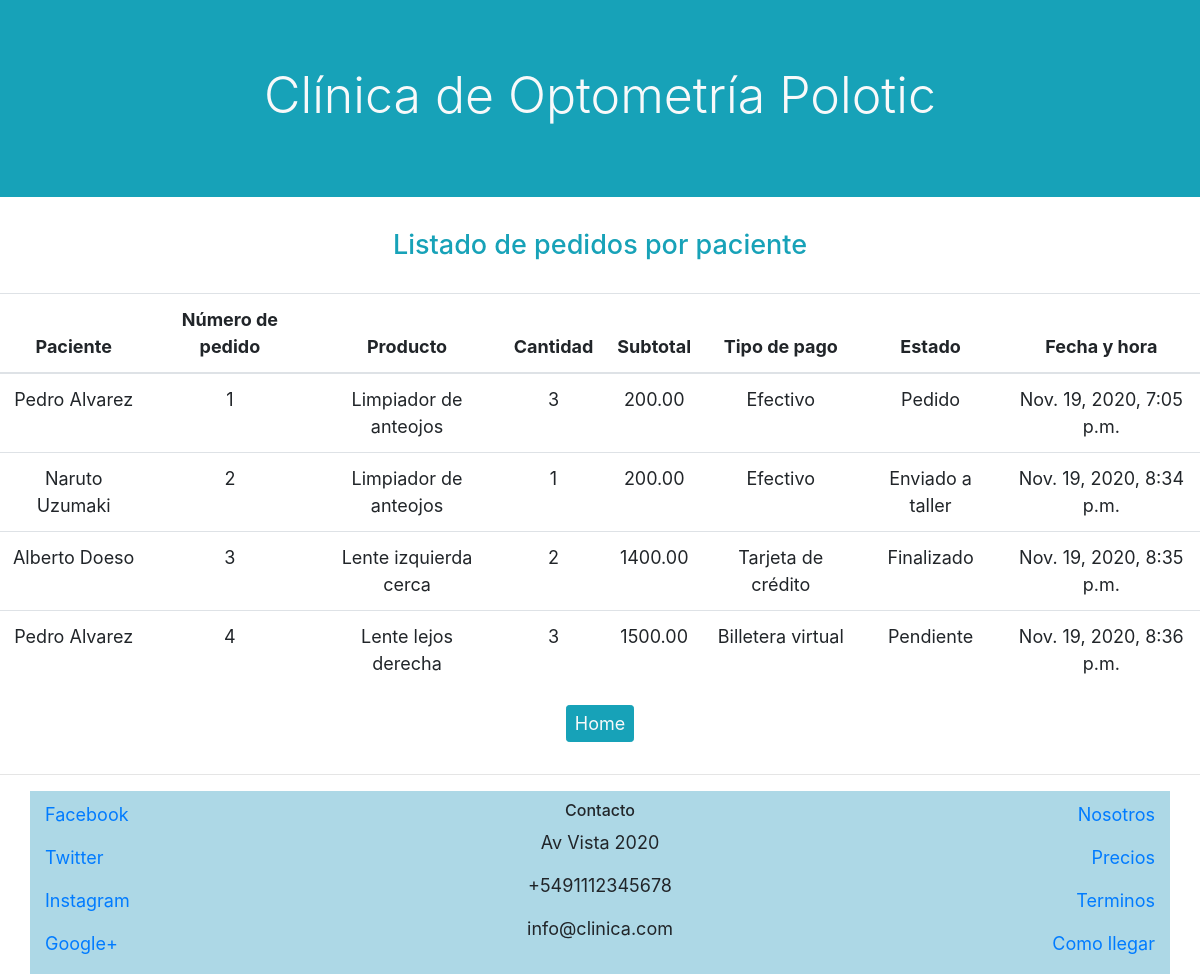
Page /pedidos on the earlier database version.
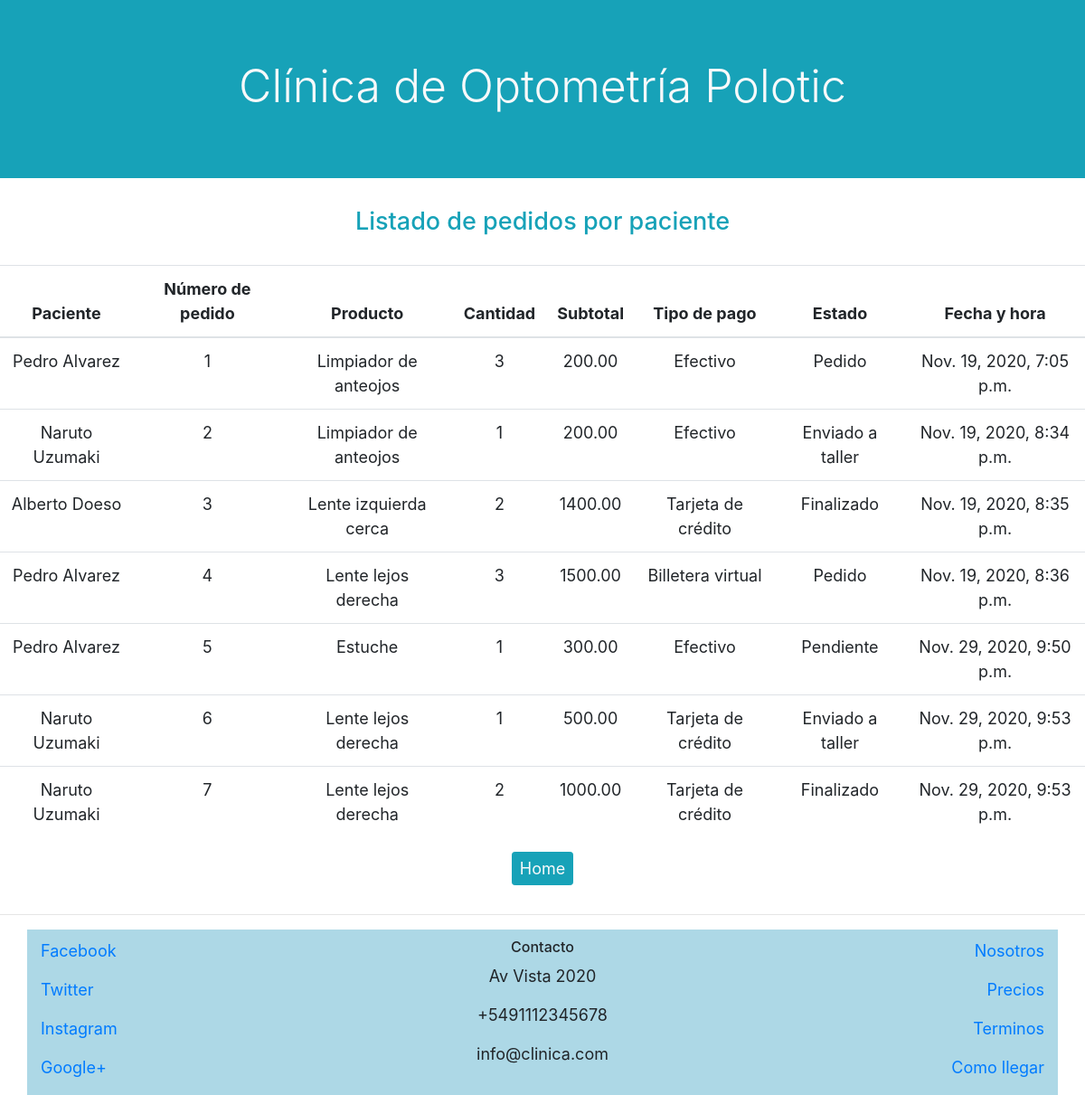
Same page on the later database version.
### clinica/models.py (models this page shows, shortened)
class Pedido(models.Model):
    vendedor = models.ForeignKey(Vendedor, on_delete=models.RESTRICT, related_name="vendedor_pedido")
    paciente = models.ForeignKey(Paciente, on_delete=models.RESTRICT, related_name="paciente_producto")
    producto = models.ForeignKey(Producto, on_delete=models.RESTRICT, related_name="producto_pedido")
    cantidad = models.IntegerField()
    subtotal = models.DecimalField(decimal_places=2, max_digits=10)
    tipo_de_pago = models.ForeignKey(FormaDePago, on_delete=models.RESTRICT, related_name="forma_de_pago")
    estado = models.ForeignKey(EstadoPedido, on_delete=models.RESTRICT, related_name="estado_de_pedido", default='1')
    fecha_y_hora = models.DateTimeField(auto_now_add = True)

class Paciente(models.Model):
    nombre = models.CharField(max_length=64)
    apellido = models.CharField(max_length=64)
    medico = models.ForeignKey(Medico, on_delete=models.RESTRICT, related_name="medico_asignado")
    def __str__(self):
        return f"{self.nombre} {self.apellido}"

class Producto(models.Model):
    nombre_producto = models.CharField(max_length=64)
    precio = models.DecimalField(decimal_places=2, max_digits=5)
    lejos_cerca = models.ForeignKey(LejosCerca, on_delete=models.RESTRICT, related_name="lejos_o_cerca")
    izquierda_derecha = models.ForeignKey(IzquierdaDerecha, on_delete=models.RESTRICT, related_name="izquierda_o_derecha")
    armazon = models.ForeignKey(Armazon, on_delete=models.RESTRICT, related_name="incluye_armazon")

class FormaDePago(models.Model):
    nombre = models.CharField(max_length=64)
    def __str__(self):
        return f"{self.nombre}"

class EstadoPedido(models.Model):
    nombre = models.CharField(max_length=64)
    def __str__(self):
        return f"{self.nombre}"

### clinica/views.py (the view, shortened to what this page needs)
# urls.py: path("pedidos", views.pedidos, name = "pedidos"),
def pedidos(request):
    ahora = datetime.now()
    pedidos= Pedido.objects.all()
    return render(request,"clinica/pedidos.html", {
        "titulo": "Listado de pedidos por paciente",
        "pedidos": pedidos,
        "form": FormFiltroSemanaMes
        })

### clinica/templates/clinica/pedidos.html (shortened to what this page needs)
{% extends "clinica/layout.html" %}
{% block body %}
<h4 class = "text-info text-center pb-3">{{titulo}}</h4>
<div class="table-responsive mt-3">
  <table class="table" id ="tabla">
    <thead>
    <tr>
      <th class="text-center" scope="col">Paciente</th>
      <th class="text-center" scope="col">Número de pedido</th>
      <th class="text-center" scope="col">Producto</th>
      <th class="text-center" scope="col">Cantidad</th>
      <th class="text-center" scope="col">Subtotal</th>
      <th class="text-center" scope="col">Tipo de pago</th>
      <th class="text-center" scope="col">Estado</th>
      <th class="text-center" scope="col">Fecha y hora</th>
    </tr>
  </thead>
  <tbody>
{% for pedido in pedidos %}
<tr>
 <td class="text-center">{{pedido.paciente}}</td> <td class="text-center"> {{pedido.id}}</td> <td class="text-center"> {{pedido.producto.nombre_producto}}</td> <td class="text-center"> {{pedido.cantidad}}</td> <td class="text-center"> {{pedido.subtotal}}</td>
 <td class="text-center">{{pedido.tipo_de_pago}}</td> <td class="text-center"> {{pedido.estado}}</td> <td class="text-center"> {{pedido.fecha_y_hora}}</td>
</tr>
{% endfor %}
</table>
<div class="d-flex align-items-center">
<a class="btn btn-info text-light btn-sm mb-3 mx-auto" href="{% url 'usuarios:index' %}">Home</a>
</div>
</div>
{% endblock %}

Differences in the rows shown:
changed Pedido "Nov. 19, 2020, 8:36 p.m.": estado "Pendiente" → "Pedido"
added Pedido: paciente "Pedro Alvarez", id "5", producto.nombre_producto "Estuche", cantidad "1", subtotal "300.00", tipo_de_pago "Efectivo", estado "Pendiente", fecha_y_hora "Nov. 29, 2020, 9:50 p.m."
added Pedido: paciente "Naruto Uzumaki", id "6", producto.nombre_producto "Lente lejos derecha", cantidad "1", subtotal "500.00", tipo_de_pago "Tarjeta de crédito", estado "Enviado a taller", fecha_y_hora "Nov. 29, 2020, 9:53 p.m."
added Pedido: paciente "Naruto Uzumaki", id "7", producto.nombre_producto "Lente lejos derecha", cantidad "2", subtotal "1000.00", tipo_de_pago "Tarjeta de crédito", estado "Finalizado", fecha_y_hora "Nov. 29, 2020, 9:53 p.m."
